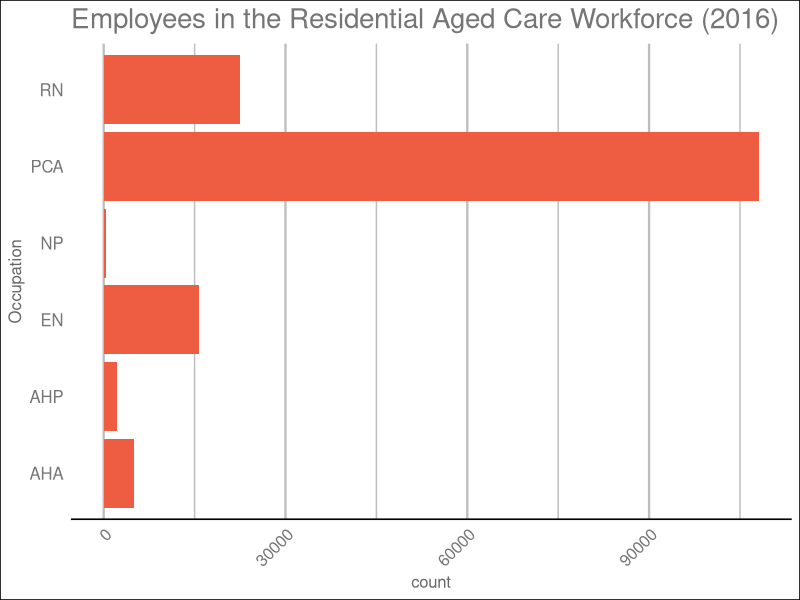
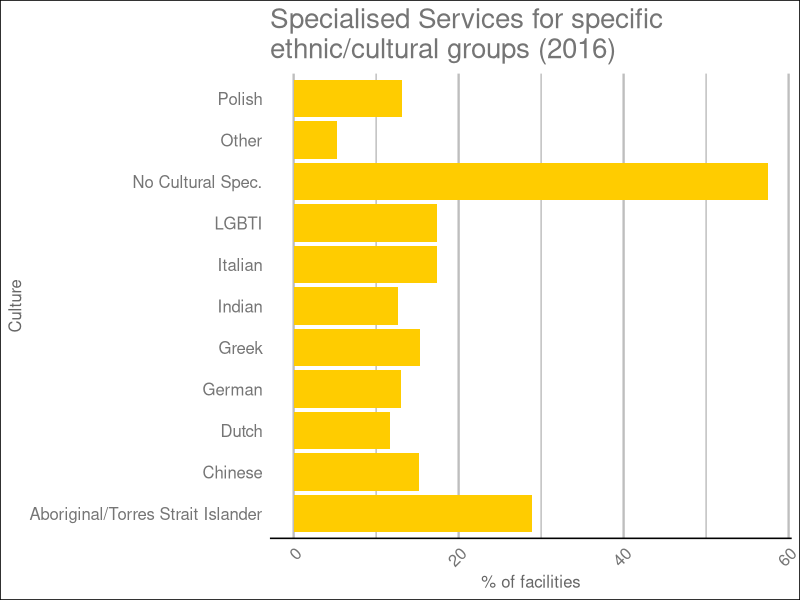
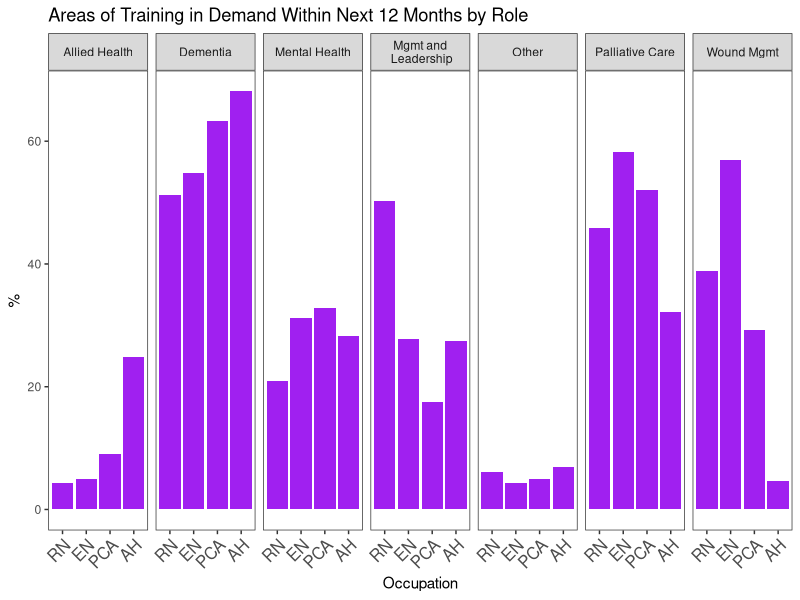

Here is the R script that generated these plots, in order:
# 
library(tidyverse)
library(reshape2)
library(ggplot2)
library(ggthemes)

#
# Data manually parsed from Aged Care Workforce Report 2016
#

# roles
occ <- c("Nurse Practitioner (NP)",
"Registered Nurse (RN)",
"Enrolled Nurse (EN)",
"Personal Care Attendant (PCA)",
"Allied Health Professional (AHP)",
"Allied Health Assistant (AHA)")

abbv <- c("NP", "RN", "EN", "PCA", "AHP", "AHA")

occ_2016 <- c(386,
              22455,
              15697,
              108126,
              2210,
              4979)

emp <- data.frame(occupation = occ, count = occ_2016, occ_code = abbv)

ggplot(data = emp, aes(occ_code, count)) +
    geom_bar(stat="identity", fill="tomato2") + ggtitle("") +
    theme_gdocs() + 
    theme(axis.text.x = element_text(size = 12, angle = 45, hjust = 1, vjust = 1),
          panel.grid.major.y = element_blank(),
          panel.grid.minor.y = element_blank(),
          panel.grid.minor.x = element_line(size = 0.5, colour = "grey"),
          panel.grid.major.x = element_line(size = 0.8, colour = "grey")) + 
    xlab("Occupation") + 
    coord_flip() +
    ggtitle("Employees in the Residential Aged Care Workforce (2016)")



## culture
cult <- c("No Cultural Spec.",
          "Polish" ,
          "Aboriginal/Torres Strait Islander",
          "Italian",
          "Chinese",
          "Dutch",
          "Greek",
          "LGBTI",
          "German",
          "Indian",
          "Other")

cult_percentage <- c(57.5,
                    13.1,
                    28.9,
                    17.4,
                    15.2,
                    11.7,
                    15.3,
                    17.4,
                    13.0,
                    12.7,
                    5.2)


cult_df <- data.frame(cultures = cult, cult_count = cult_percentage)

# static plots
# export to csv to make interactive
ggplot(data = cult_df, aes(cultures, cult_count)) +
    geom_bar(stat="identity", fill="#ffcc00") + ggtitle("") +
    theme_gdocs() + 
    theme(axis.text.x = element_text(size = 12, angle = 45, hjust = 1, vjust = 1),
          panel.grid.major.y = element_blank(),
          panel.grid.minor.y = element_blank(),
          panel.grid.minor.x = element_line(size = 0.5, colour = "grey"),
          panel.grid.major.x = element_line(size = 0.8, colour = "grey")) + 
    xlab("Culture") + 
    ylab("% of facilities") +
    coord_flip() +
    ggtitle("Specialised Services for specific \nethnic/cultural groups (2016)")


### in demand skills

train_area <- c("Dementia",
                "Palliative Care",
                "Mgmt and\n Leadership",
                "Wound Mgmt",
                "Mental Health",
                "Allied Health",
                "Other")

rn_count <- c(51.3, 45.9, 50.2, 38.9, 21.0, 4.3, 6.1)
en_count <- c(54.9, 58.2, 27.8, 57.0, 31.2, 4.9, 4.3)
pca_count <- c(63.3, 52.0, 17.5, 29.3, 32.9, 9.0, 5.0)
ah_count <- c(68.1, 32.1, 27.4, 4.7, 28.2, 24.8, 7.0)


skill_df <- data.frame(area = train_area, RN = rn_count, EN = en_count, PCA = pca_count, AH = ah_count)


skill_plot<- melt(skill_df)

ggplot(data = skill_plot, aes(x = variable, y = value)) +
    geom_bar(stat="identity", fill="purple") +
    facet_grid(~area, scales = "free") +
    theme_bw() + 
    theme(axis.text.x = element_text(size = 12, angle = 45, hjust = 1, vjust = 1),
          panel.grid.major.x = element_blank(),
          panel.grid.minor.x = element_blank(),
          panel.grid.minor.y = element_blank(),
          panel.grid.major.y = element_blank()) + 
    xlab("Occupation") + 
    ylab("%") +
    ggtitle("Areas of Training in Demand Within Next 12 Months by Role")






